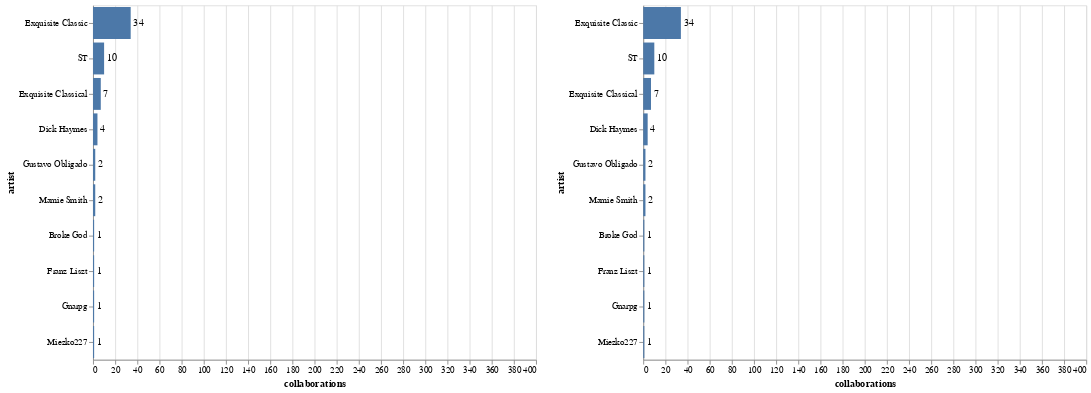

This figure's notebook cell:
### Markdown cell above
# Top Collaborators by Year

### Code cell
%run timescaled_top_collaborators.ipynb

year_slider | year_dropdown #slider controls left graph; dropdown controls right graph

### Figure 1 — Vega-Lite specification as saved in the notebook (floating-point values rounded to 4 significant figures; data arrays with more than 128 entries replaced by an {"elided": "..."} marker saying what was removed)
{"config": {"view": {"continuousWidth": 400, "continuousHeight": 300}}, "hconcat": [{"layer": [{"mark": "bar", "encoding": {"x": {"type": "quantitative", "field": "collaborations", "scale": {"domain": [0, 400]}}, "y": {"type": "nominal", "field": "artist", "sort": "-x"}}, "selection": {"slider": {"type": "single", "fields": ["year"], "bind": {"input": "range", "max": 2021, "min": 1920, "step": 1}, "init": {"year": 1920}}}}, {"mark": {"type": "text", "align": "left", "baseline": "middle", "dx": 3}, "encoding": {"text": {"type": "quantitative", "field": "collaborations"}, "x": {"type": "quantitative", "field": "collaborations", "scale": {"domain": [0, 400]}}, "y": {"type": "nominal", "field": "artist", "sort": "-x"}}}], "height": 400, "transform": [{"filter": {"selection": "slider"}}], "width": 500}, {"layer": [{"mark": "bar", "encoding": {"x": {"type": "quantitative", "field": "collaborations", "scale": {"domain": [0, 400]}}, "y": {"type": "nominal", "field": "artist", "sort": "-x"}}, "selection": {"dropdown": {"type": "single", "fields": ["year"], "bind": {"input": "select", "options": [1920.0, 1921.0, 1922.0, 1923.0, 1924.0, 1925.0, 1926.0, 1927.0, 1928.0, 1929.0, 1930.0, 1931.0, 1932.0, 1933.0, 1934.0, 1935.0, 1936.0, 1937.0, 1938.0, 1939.0, 1940.0, 1941.0, 1942.0, 1943.0, 1944.0, 1945.0, 1946.0, 1947.0, 1948.0, 1949.0, 1950.0, 1951.0, 1952.0, 1953.0, 1954.0, 1955.0, 1956.0, 1957.0, 1958.0, 1959.0, 1960.0, 1961.0, 1962.0, 1963.0, 1964.0, 1965.0, 1966.0, 1967.0, 1968.0, 1969.0, 1970.0, 1971.0, 1972.0, 1973.0, 1974.0, 1975.0, 1976.0, 1977.0, 1978.0, 1979.0, 1980.0, 1981.0, 1982.0, 1983.0, 1984.0, 1985.0, 1986.0, 1987.0, 1988.0, 1989.0, 1990.0, 1991.0, 1992.0, 1993.0, 1994.0, 1995.0, 1996.0, 1997.0, 1998.0, 1999.0, 2000.0, 2001.0, 2002.0, 2003.0, 2004.0, 2005.0, 2006.0, 2007.0, 2008.0, 2009.0, 2010.0, 2011.0, 2012.0, 2013.0, 2014.0, 2015.0, 2016.0, 2017.0, 2018.0, 2019.0, 2020.0, 2021.0]}, "init": {"year": 1920}}}}, {"mark": {"type": "text", "align": "left", "baseline": "middle", "dx": 3}, "encoding": {"text": {"type": "quantitative", "field": "collaborations"}, "x": {"type": "quantitative", "field": "collaborations", "scale": {"domain": [0, 400]}}, "y": {"type": "nominal", "field": "artist", "sort": "-x"}}}], "height": 400, "transform": [{"filter": {"selection": "dropdown"}}], "width": 500}], "data": {"name": "data-8534739e5e93236a2b3c08047084c389"}, "$schema": "https://vega.github.io/schema/vega-lite/v4.8.1.json", "datasets": {"data-8534739e5e93236a2b3c08047084c389": {"elided": "1020 records"}}}
